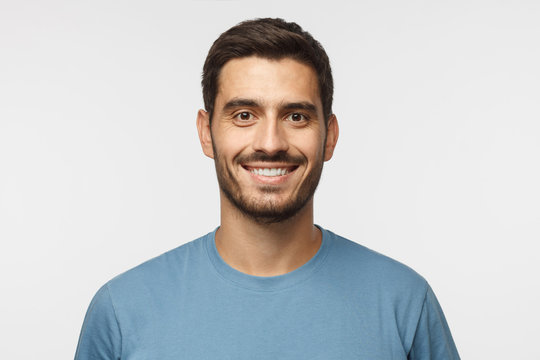
%> input picture SpatioSpectralStimulator_copy/display/image.jpeg, 540 x 360 px
$ octave --eval "result = colorAssimilationCC(imread('../../SpatioSpectralStimulator_copy/display/image.jpeg'));"   (GNU Octave 9; MATLAB toolbox functions it lacks are replaced by stand-ins)
%> lines starting %> are read from the running program, lines starting %| are printed output that depends on the picture
function [outRGB, illumEstPyr] = colorAssimilationCC(inRGB, opts)
%COLORASSIMILATIONCC  Implementation of the multiresolution color
%constancy / color–assimilation model proposed by Ulucan et al. (ACCV 2024).
%
%   outRGB = COLORASSIMILATIONCC(inRGB) processes the input sRGB image
%   INRGB according to the algorithm described in "A computational model for
%   color assimilation illusions and color constancy" (Ulucan, Ulucan & Ebner,
%   2024) and returns the corrected / perceived image OUTRGB (sRGB, uint8).
%
%   [outRGB, illumEstPyr] = COLORASSIMILATIONCC(...) also returns a cell
%   array containing the estimated (spatially‑varying) illuminant at every
%   scale of the Gaussian pyramid.
%
%   ... = COLORASSIMILATIONCC(..., OPTS) allows the following optional
%   parameters to be adjusted (pass as a struct):
%       OPTS.gammaIllum  – {double, 0.2}   scaling for σ in local SAC filter
%       OPTS.singleIllum – {logical,false} pick γ automatically for single
%                                            (≈ 0.95) or mixed (≈ 0.095)
%       OPTS.clip3pc     – {logical,true}  discard 3 % brightest & darkest
%       OPTS.histEq      – {logical,true}  perform L* histogram equalisation
%       OPTS.guidedR     – {double,4}      radius used by imguidedfilter
%       OPTS.guidedEps   – {double,1e-3}   ε  "     "       "
%
%   EXAMPLE
%       I  = imread('illusion.png');
%       O  = colorAssimilationCC(I);
%       figure,  imshowpair(I,O,'montage');
%
%   NOTE  This code is a faithful—but concise—Matlab re‑implementation of
%   the paper.  It is fully self‑contained and requires only the Image
%   Processing Toolbox (for rgb2lab/lab2rgb & imguidedfilter).
%
%   Markus (2025‑06‑16)    MIT License

% -----------------------------------------------------------------------
% 1. housekeeping & options ------------------------------------------------
if nargin < 2, opts = struct; end
opts = setDefaults(opts);

% ensure double in [0,1]
if ~isa(inRGB,'double'), inRGB = im2double(inRGB); end
[h,w,~] = size(inRGB);

% -----------------------------------------------------------------------
% 2. linearise (inverse sRGB gamma) ---------------------------------------
linRGB = sRGB2linear(inRGB);

% optionally drop 3 % darkest/brightest pixels (noise & clipping)
if opts.clip3pc
    pLow  = prctile(linRGB(:),   3);
    pHigh = prctile(linRGB(:), 97);
    linRGB = min(max(linRGB, pLow), pHigh);
end

% -----------------------------------------------------------------------
% 3. obtain perceptual lightness layer (Eq. & histEq) ---------------------
meanChan = squeeze(mean(mean(linRGB,1),2));
scale    = mean(meanChan) ./ meanChan;      % Gray‑world gains
linScaled = bsxfun(@times, linRGB, reshape(scale,1,1,3));

labScaled = rgb2lab(linScaled);             % convert using D65 white
Lstar     = labScaled(:,:,1);
if opts.histEq
    LstarEq = histeq(Lstar/100)*100;        % bring back to [0,100]
else
    LstarEq = Lstar;
end

% -----------------------------------------------------------------------
% 4. build pyramids --------------------------------------------------------
M = floor(log2(min(h,w))) - 2;              % number of levels as paper
imgPyr   = cell(1,M);
ellumPyr = cell(1,M);

curr = linRGB;
for m = 1:M
    imgPyr{m} = curr;

    % --- local space‑average colour (LSAC) --------------------------------
    [hm,wm,~] = size(curr);
    if opts.singleIllum
        gamma = 0.95;                       % favour large neighbourhood
    else
        gamma = opts.gammaIllum;            % default 0.2 ≈ mixed illum.
    end
    sigma = gamma * (max(hm,wm)/2);

    illum = zeros(size(curr));
    for c = 1:3
        % illum(:,:,c) = imgaussfilt(curr(:,:,c), sigma, 'FilterSize', ceil(6*sigma));
        fsz = ceil(6*sigma);
        if mod(fsz,2) == 0, fsz = fsz + 1; end  % make it odd
        illum(:,:,c) = imgaussfilt(curr(:,:,c), sigma, 'FilterSize', fsz);

        % guided filter to align with edges (depth‑proxy)
        illum(:,:,c) = imguidedfilter(illum(:,:,c), curr(:,:,c), ...
            'NeighborhoodSize', 2*opts.guidedR+1, ...
            'DegreeOfSmoothing', opts.guidedEps);
    end
    ellumPyr{m} = illum;

    % downsample (next level)
    if m < M, curr = imresize(curr,0.5,'bilinear'); end
end

% -----------------------------------------------------------------------
% 5. multiresolution colour constancy -------------------------------------
% Build Laplacian pyramid of the image
LapPyr = cell(1,M);
for t = 1:M-1
    LapPyr{t} = imgPyr{t} - imresize(imgPyr{t+1}, size(imgPyr{t}(:,:,1)), 'bilinear');
end
LapPyr{M} = imgPyr{M};                      % coarsest level (residual)

% Divide Laplacian coeffs by Gaussian illuminant estimates
adjLap = cell(1,M);
for t = 1:M
    adjLap{t} = LapPyr{t} ./ max(ellumPyr{t}, 1e-6);  % avoid division by 0
end

% Pyramid collapse (Eq. 12–13)
recon = adjLap{M};
for t = M-1:-1:1
    recon = imresize(recon, size(adjLap{t}(:,:,1)), 'bilinear') + adjLap{t};
end

reflectance = recon;                        % o(x,y) in paper

% -----------------------------------------------------------------------
% 6. merge with perceptual lightness & return -----------------------------
labRef   = rgb2lab(min(max(reflectance,0),1));
labRef(:,:,1) = LstarEq;                    % substitute lightness layer
outRGB   = lab2rgb(labRef, 'OutputType','uint8');

if nargout > 1
    illumEstPyr = ellumPyr;                 % for inspection/debug
end
end

%=========================================================================%
%                              HELPERS                                    %
%=========================================================================%
function opts = setDefaults(opts)
d.gammaIllum  = 0.2;     % γ for mixed‑illum scenes
d.singleIllum = false;   % true: γ = 0.95 (assume one illuminant)
d.clip3pc     = true;
d.histEq      = true;
d.guidedR     = 4;       % guided‑filter radius
d.guidedEps   = 1e-3;    % degree of smoothing
opts = setstructfields(d, opts);
end

function lin = sRGB2linear(srgb)
thr = 0.04045;
lin = zeros(size(srgb));
mask = srgb <= thr;
lin(mask) = srgb(mask)/12.92;
lin(~mask) = ((srgb(~mask)+0.055)/1.055).^2.4;
end

function S = setstructfields(Sdef,Susr)
f = fieldnames(Susr);
for k = 1:numel(f)
    Sdef.(f{k}) = Susr.(f{k});
end
S = Sdef;
end
%> in sRGB2linear, `mask = srgb <= thr;`:
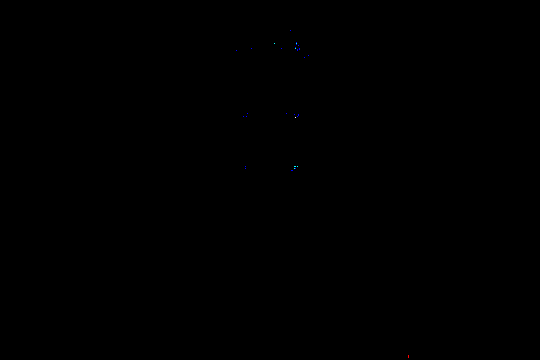
%> mask: size 360x540x3 logical; mean R, G, B 2.06e-05, 4.12e-05, 0.00018
%> in sRGB2linear, `lin(~mask) = ((srgb(~mask)+0.055)/1.055).^2.4;`:
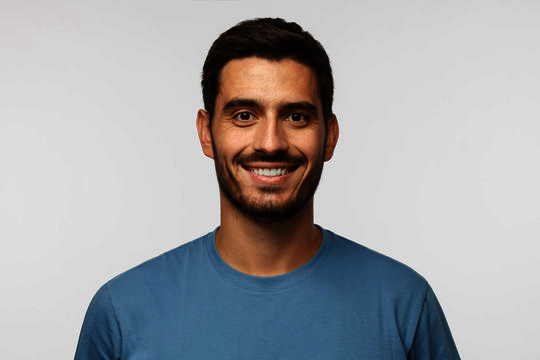
%> lin: size 360x540x3 double; mean R, G, B 0.651, 0.653, 0.664
%> in colorAssimilationCC, `pLow  = prctile(linRGB(:),   3);`: pLow = 0.0356
%> in colorAssimilationCC, `pHigh = prctile(linRGB(:), 97);`: pHigh = 0.863
%> in colorAssimilationCC, `meanChan = squeeze(mean(mean(linRGB,1),2));`: meanChan = [0.651; 0.654; 0.665]
%> in colorAssimilationCC, `scale    = mean(meanChan) ./ meanChan;`: scale = [1.01; 1; 0.987]
%> in colorAssimilationCC, `labScaled = rgb2lab(linScaled);`: labScaled: size 360x540x3 double; mean of channels 1, 2, 3 67.8, 1.3, 0.2
%> in colorAssimilationCC, `Lstar     = labScaled(:,:,1);`:
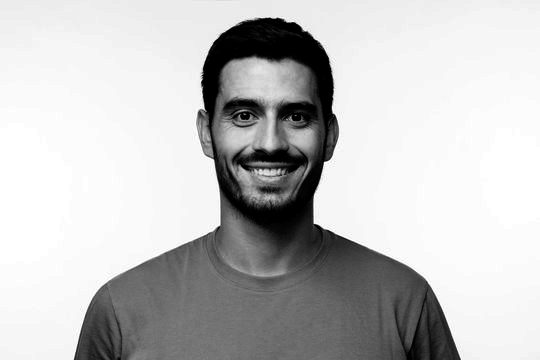
%> Lstar: size 360x540 double; min 2.5, max 88.1, mean 67.8; drawn with min black and max white
%> in colorAssimilationCC, `LstarEq = histeq(Lstar/100)*100;`:
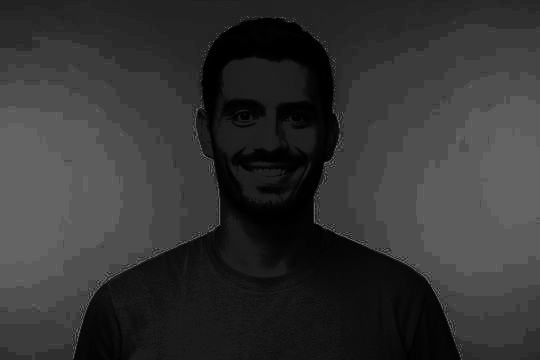
%> LstarEq: size 360x540 double; min 0, max 100, mean 52.3
%> after the loop in colorAssimilationCC, `for m = 1:M`: ellumPyr = 6 items
%> the loop in colorAssimilationCC, `for t = M-1:-1:1` made 5 passes
%> pass 3, in colorAssimilationCC, `recon = imresize(recon, size(adjLap{t}(:,:,1)), 'bilinear') + adjLap{t};`:
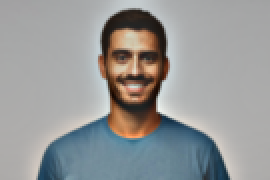
%> recon: size 90x135x3 double (shown 2 times larger); mean R, G, B 0.937, 0.946, 0.945; drawn with min black and max white
%> after the loop in colorAssimilationCC, `for t = M-1:-1:1`:
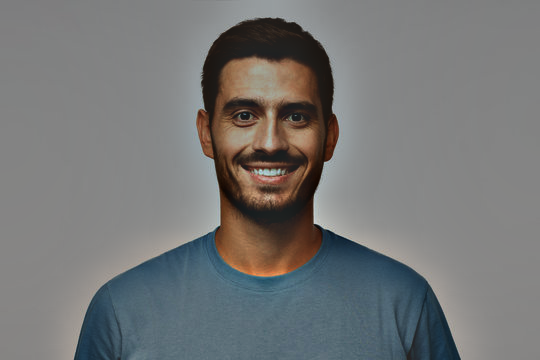
%> recon: size 360x540x3 double; mean R, G, B 0.937, 0.946, 0.945; drawn with min black and max white
%> in colorAssimilationCC, `labRef   = rgb2lab(min(max(reflectance,0),1));`: labRef: size 360x540x3 double; mean of channels 1, 2, 3 86.9, 0.1, -0.4
%> in colorAssimilationCC, `labRef(:,:,1) = LstarEq;`: labRef: size 360x540x3 double; mean of channels 1, 2, 3 52.3, 0.1, -0.4
%> in colorAssimilationCC, `outRGB   = lab2rgb(labRef, 'OutputType','uint8');`:
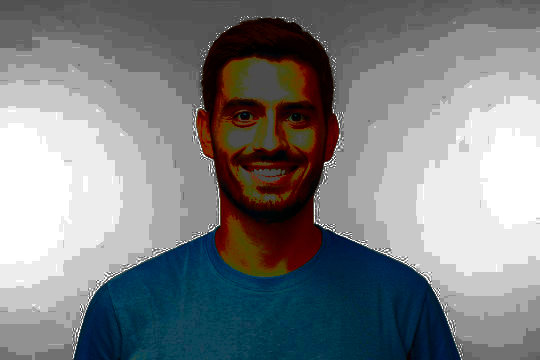
%> outRGB: size 360x540x3 uint8; mean R, G, B 125.1, 128.7, 131.2
